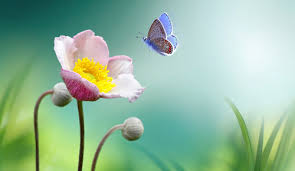
#> input picture week2_ass2/image_1.png, 295 x 171 px
$ python problem_1.py   (older library calls are emulated)
#> lines starting #> are read from the running program, lines starting #| are printed output that depends on the picture
#problem_!
#read an image and apply a custom convolution kernel to sharpen img.
import numpy as np
import cv2
#1. define 3x3 sharpening jernel using numpy and apply using cv2.filter2D
# use laplacian kernel as sharpening filter [[0,-1,0][-1,5,-1][0,-1,0]]
image=cv2.imread("image_1.png")#, cv2.IMREAD_GRAYSCALE)
#> image is the input picture: shape (171, 295, 3); mean B, G, R 158, 185.3, 148

#--------------------------#
#sharpening array- [[0,-1,0][-1,5,-1][0,-1,0]]
#--------------------------#
kernel=np.array([[0,-1,0],[-1,5,-1],[0,-1,0]])
# print(type(arr))

#--------------------------------------#
#cv2.filter2D(src, ddepth, kernel, dst=None,anchor=(-1, -1),
#delta=0, borderType=cv2.BORDER_DEFAULT)
#src:source image (input image) to be filtered.
# ddepth:desired depth of the destination image.
#if -1:output image has same depth as the input image.
# Other options include cv2.CV_8U, cv2.CV_16S.
#kernel: The convolution kernel (a NumPy array) used for filtering.
#This is a 2D array defining the weights applied during the convolution.
#dst: Optional output image. If not provided, a new image is created.
#anchor: The anchor of the kernel, which indicates the relative position
# of the filtered pixel within the kernel. (-1, -1) means the anchor is
# at the kernel's center.
#delta: An optional value added to each pixel during the correlation.
#borderType: Defines how image borders are handled during the convolution
#(e.g., cv2.BORDER_DEFAULT, cv2.BORDER_CONSTANT, cv2.BORDER_REPLICATE).
#--------------------------------------#
sharp_img=cv2.filter2D(image, -1,kernel)
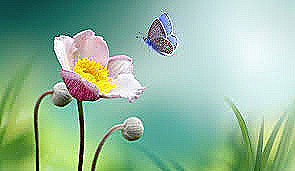
#> sharp_img: shape (171, 295, 3); mean B, G, R 158.1, 184.9, 147.6

#2 display OG and filtered img side by side wiht np.stack()-
# horizontally stacking arrays. This operation concatenates arrays along
# their second axis (columns) for 2D arrays, or along the first axis for
# 1D arrays. It is equivalent to using numpy.concatenate() with axis=1.
# im=np.hstack((image,sharp_img))
# cv2.imshow("sharpened_img", im)
# cv2.waitKey(0)

#--------------------------------------#
# You only need to convert to grayscale for filters like:
# Laplacian, Sobel, Canny
# or any edge detector that is based on intensity changes
# these edge filters: Work on luminance (brightness), not color
# And applying them to RGB directly can give noisy or weird results
#--------------------------------------#

#3 use 2 sobel filters 3x3 kernel for hori and verti edge detection
#display in 2 diff imgs

#--------------------------------------#
# sobel-tofind edges in an image by calculating the gradient
# (rate of change) of pixel intensity in particular direction—horiz or verti
# cv2.Sobel(src, ddepth, dx, dy, ksize=3)
#dx	Order of the derivative in x-direction (horizontal)
# dy	Order of the derivative in y-direction (vertical)
# ksize	Size of Sobel kernel (must be 1, 3, 5, or 7)

# You only need to convert to grayscale for filters like:
# Laplacian, Sobel, Canny
# or any edge detector that is based on intensity changes
# these edge filters: Work on luminance (brightness), not color
# And applying them to RGB directly can give noisy or weird results
#--------------------------------------#

gray = cv2.cvtColor(sharp_img, cv2.COLOR_BGR2GRAY)
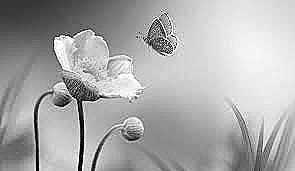
#> gray: shape (171, 295); min 0, max 255, mean 170.7
sobel_hori = cv2.Sobel(gray, cv2.CV_64F, 1, 0, ksize=3)
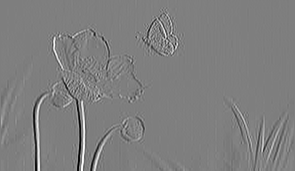
#> sobel_hori: shape (171, 295) float64; min -1008, max 1017, mean 2.6; drawn with min black and max white
sobel_verti = cv2.Sobel(gray, cv2.CV_64F, 0, 1, ksize=3)
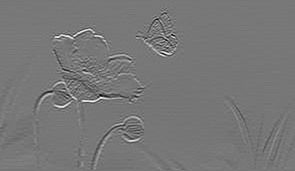
#> sobel_verti: shape (171, 295) float64; min -884, max 1000, mean 0.2; drawn with min black and max white

#--------------------------------------#
# Filters like Laplacian, Sobel, etc., return pixel values that
# can be negative or floating-point.
# But images displayed with OpenCV (cv2.imshow) or
# saved using cv2.imwrite() must be positive integers (0–255)
#convert into int vals.
#--------------------------------------#
#convert to abs vals for imshow()
sobel_verti=cv2.convertScaleAbs(sobel_verti)
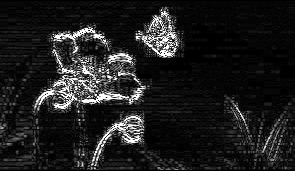
#> sobel_verti: shape (171, 295); min 0, max 255, mean 30
sobel_hori=cv2.convertScaleAbs(sobel_hori)
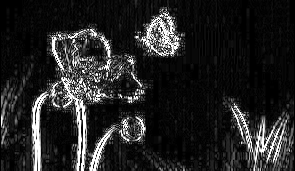
#> sobel_hori: shape (171, 295); min 0, max 255, mean 35.8
im=np.hstack((sobel_hori, sobel_verti))
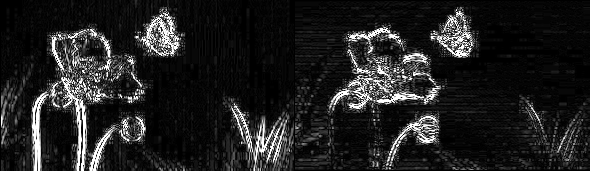
#> im: shape (171, 590); min 0, max 255, mean 32.9
cv2.imshow("horizontal_detect,vertical_detect",im)
cv2.waitKey(0)

cv2.destroyAllWindows()

$ run again, with week2_ass2/landscape.png copied over week2_ass2/image_1.png
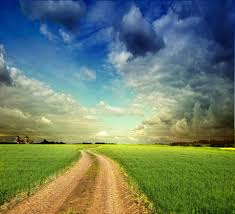
#> input picture week2_ass2/landscape.png, 235 x 214 px
#> image is the input picture: shape (214, 235, 3); mean B, G, R 106.3, 127.2, 107.9
#> `sobel_hori=cv2.convertScaleAbs(sobel_hori)`:
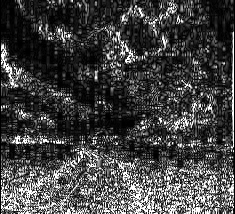
#> sobel_hori: shape (214, 235); min 0, max 255, mean 66.5
#> `im=np.hstack((sobel_hori, sobel_verti))`:
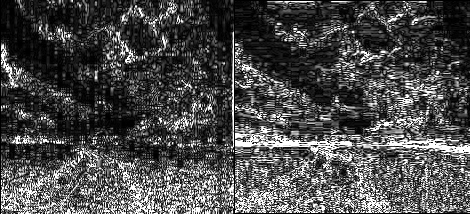
#> im: shape (214, 470); min 0, max 255, mean 75.1
